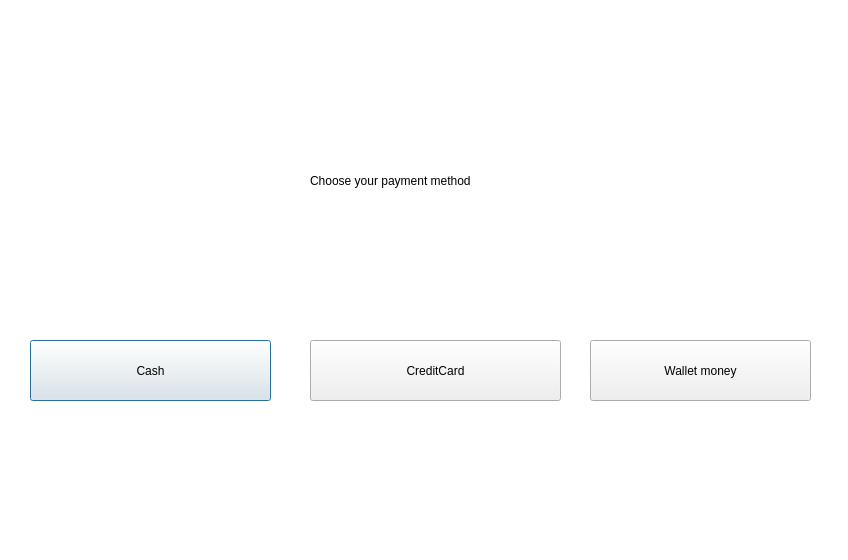
<?xml version="1.0" encoding="UTF-8"?>
<ui version="4.0">
 <class>payment_window</class>
 <widget class="QDialog" name="payment_window">
  <property name="geometry">
   <rect>
    <x>0</x>
    <y>0</y>
    <width>848</width>
    <height>560</height>
   </rect>
  </property>
  <property name="windowTitle">
   <string>Dialog</string>
  </property>
  <widget class="QGraphicsView" name="graphicsView">
   <property name="geometry">
    <rect>
     <x>-190</x>
     <y>-100</y>
     <width>1101</width>
     <height>691</height>
    </rect>
   </property>
  </widget>
  <widget class="QLabel" name="label">
   <property name="geometry">
    <rect>
     <x>310</x>
     <y>130</y>
     <width>501</width>
     <height>101</height>
    </rect>
   </property>
   <property name="text">
    <string>Choose your payment method</string>
   </property>
  </widget>
  <widget class="QPushButton" name="cash">
   <property name="geometry">
    <rect>
     <x>30</x>
     <y>340</y>
     <width>241</width>
     <height>61</height>
    </rect>
   </property>
   <property name="text">
    <string>Cash</string>
   </property>
  </widget>
  <widget class="QPushButton" name="creditcard">
   <property name="geometry">
    <rect>
     <x>310</x>
     <y>340</y>
     <width>251</width>
     <height>61</height>
    </rect>
   </property>
   <property name="text">
    <string>CreditCard</string>
   </property>
  </widget>
  <widget class="QPushButton" name="walletmoney">
   <property name="geometry">
    <rect>
     <x>590</x>
     <y>340</y>
     <width>221</width>
     <height>61</height>
    </rect>
   </property>
   <property name="text">
    <string>Wallet money</string>
   </property>
  </widget>
 </widget>
 <resources/>
 <connections/>
</ui>
